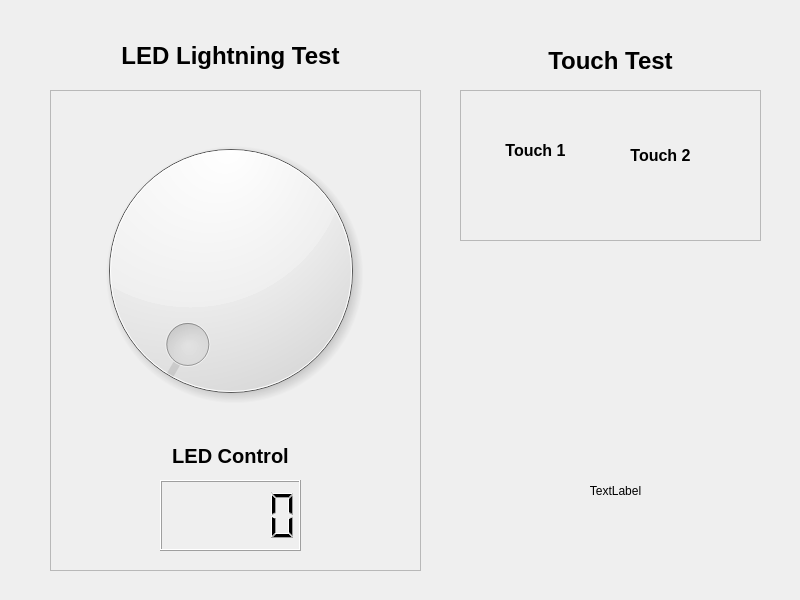
<?xml version="1.0" encoding="UTF-8"?>
<ui version="4.0">
 <class>Widget</class>
 <widget class="QWidget" name="Widget">
  <property name="geometry">
   <rect>
    <x>0</x>
    <y>0</y>
    <width>800</width>
    <height>600</height>
   </rect>
  </property>
  <property name="windowTitle">
   <string>Widget</string>
  </property>
  <widget class="QFrame" name="frame">
   <property name="geometry">
    <rect>
     <x>50</x>
     <y>90</y>
     <width>371</width>
     <height>481</height>
    </rect>
   </property>
   <property name="frameShape">
    <enum>QFrame::StyledPanel</enum>
   </property>
   <property name="frameShadow">
    <enum>QFrame::Plain</enum>
   </property>
   <property name="lineWidth">
    <number>15</number>
   </property>
   <property name="midLineWidth">
    <number>15</number>
   </property>
   <widget class="QDial" name="dial_2">
    <property name="geometry">
     <rect>
      <x>10</x>
      <y>30</y>
      <width>341</width>
      <height>301</height>
     </rect>
    </property>
   </widget>
   <widget class="QLCDNumber" name="lcdNumber">
    <property name="geometry">
     <rect>
      <x>110</x>
      <y>390</y>
      <width>141</width>
      <height>71</height>
     </rect>
    </property>
   </widget>
   <widget class="QLabel" name="label_3">
    <property name="geometry">
     <rect>
      <x>110</x>
      <y>350</y>
      <width>141</width>
      <height>31</height>
     </rect>
    </property>
    <property name="font">
     <font>
      <pointsize>15</pointsize>
      <weight>75</weight>
      <bold>true</bold>
     </font>
    </property>
    <property name="text">
     <string>LED Control</string>
    </property>
    <property name="alignment">
     <set>Qt::AlignCenter</set>
    </property>
   </widget>
  </widget>
  <widget class="QLabel" name="label">
   <property name="geometry">
    <rect>
     <x>100</x>
     <y>40</y>
     <width>261</width>
     <height>31</height>
    </rect>
   </property>
   <property name="font">
    <font>
     <pointsize>18</pointsize>
     <weight>75</weight>
     <bold>true</bold>
    </font>
   </property>
   <property name="autoFillBackground">
    <bool>true</bool>
   </property>
   <property name="text">
    <string>LED Lightning Test</string>
   </property>
   <property name="alignment">
    <set>Qt::AlignCenter</set>
   </property>
  </widget>
  <widget class="QFrame" name="frame_2">
   <property name="geometry">
    <rect>
     <x>460</x>
     <y>90</y>
     <width>301</width>
     <height>151</height>
    </rect>
   </property>
   <property name="frameShape">
    <enum>QFrame::StyledPanel</enum>
   </property>
   <property name="frameShadow">
    <enum>QFrame::Plain</enum>
   </property>
   <property name="lineWidth">
    <number>15</number>
   </property>
   <property name="midLineWidth">
    <number>15</number>
   </property>
   <widget class="QLabel" name="labelTouch1">
    <property name="geometry">
     <rect>
      <x>40</x>
      <y>40</y>
      <width>71</width>
      <height>41</height>
     </rect>
    </property>
    <property name="font">
     <font>
      <pointsize>12</pointsize>
      <weight>75</weight>
      <bold>true</bold>
     </font>
    </property>
    <property name="text">
     <string>Touch 1</string>
    </property>
    <property name="alignment">
     <set>Qt::AlignCenter</set>
    </property>
   </widget>
   <widget class="QLabel" name="labelTouch2">
    <property name="geometry">
     <rect>
      <x>150</x>
      <y>40</y>
      <width>101</width>
      <height>51</height>
     </rect>
    </property>
    <property name="font">
     <font>
      <pointsize>12</pointsize>
      <weight>75</weight>
      <bold>true</bold>
     </font>
    </property>
    <property name="text">
     <string>Touch 2</string>
    </property>
    <property name="alignment">
     <set>Qt::AlignCenter</set>
    </property>
   </widget>
  </widget>
  <widget class="QLabel" name="label_2">
   <property name="geometry">
    <rect>
     <x>530</x>
     <y>40</y>
     <width>161</width>
     <height>41</height>
    </rect>
   </property>
   <property name="font">
    <font>
     <pointsize>18</pointsize>
     <weight>75</weight>
     <bold>true</bold>
    </font>
   </property>
   <property name="text">
    <string>Touch Test</string>
   </property>
   <property name="alignment">
    <set>Qt::AlignCenter</set>
   </property>
  </widget>
  <widget class="QLabel" name="labelMCHPicon">
   <property name="geometry">
    <rect>
     <x>510</x>
     <y>450</y>
     <width>211</width>
     <height>81</height>
    </rect>
   </property>
   <property name="text">
    <string>TextLabel</string>
   </property>
   <property name="alignment">
    <set>Qt::AlignCenter</set>
   </property>
  </widget>
 </widget>
 <layoutdefault spacing="6" margin="11"/>
 <resources/>
 <connections/>
</ui>
